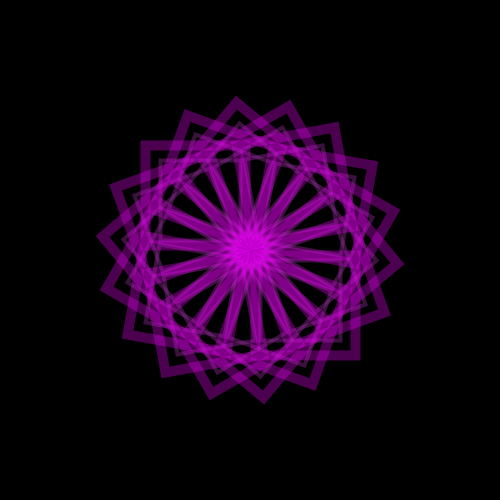
Frame 1 (no input)
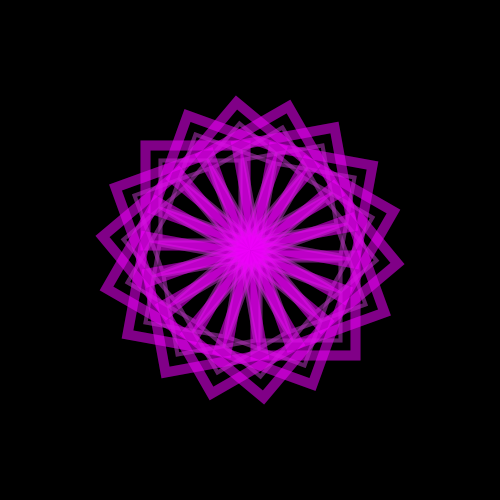
Frame 2 (the mouse pressed at the canvas centre, redrawn once)

The Processing sketch that drew these frames (run headless with seeded random() and noise(); the mouse was pressed at the canvas centre and the sketch redrawn once):

// Processing sketch: processing_82647
// ── processing_82647.pde

void setup()
{ // la taille, le fond, et le non remplissage des formes de mon sketch
  size(500,500);
  smooth();
  background(0);
  noFill();
}

void draw ()
{ //je crée une boucle for pour faire tourner mes rectangles
    translate(width/2,height/2);
  for (int i=0;i<360;i+=20)
  { //premiere rotation de rectangles 
    rotate(radians(20));
    strokeWeight(4);
    stroke(#A830AF,90);
   rect(10,10,80,80);
  }

  for (int i=0;i<360;i+=20)
  { // deuxième rotation de rectangles
    rotate(radians(20));
    strokeWeight(10);
    stroke(#F200FF,80);
   rect(5,5,100,100);
  }
  
  noLoop();
}
